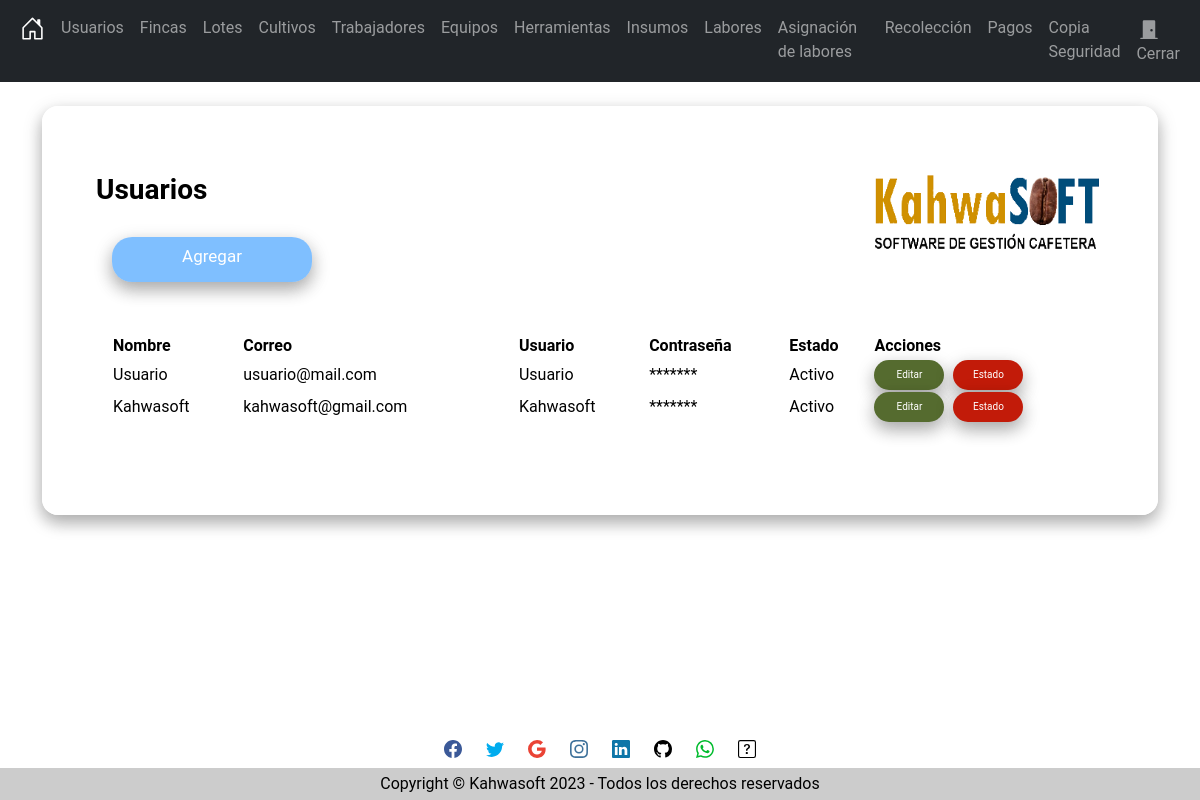
The page /secciones/Usuarios/index.php (signed in) on the database its author committed.
### tables this page shows
CREATE TABLE `usuarios` (
  `Id` int(11) NOT NULL AUTO_INCREMENT,
  `Nombre` varchar(255) NOT NULL,
  `Correo` varchar(255) NOT NULL,
  `Usuario` varchar(255) NOT NULL,
  `Password` longblob NOT NULL,
  `Estado` tinyint(1) NOT NULL,
  `Codigo` varchar(10) NOT NULL,
  `Fecha_Codigo` varchar(30) NOT NULL,
  PRIMARY KEY (`Id`),
  UNIQUE KEY `Nombre` (`Nombre`),
  UNIQUE KEY `Correo` (`Correo`)
);

### secciones/Usuarios/index.php (the view, shortened to what this page needs)
<?php
    include("../../bd.php");
    $sentencia = $conexion->prepare("SELECT * FROM `usuarios`");
    $sentencia->execute();
    $usuarios = $sentencia->fetchall(PDO::FETCH_ASSOC);
?>
<?php include("../../templates/header.php"); ?>
<br/>
    <div class="card">
        <div class="content">
            <div class="title">
                <h3 id="Titulo"><strong>Usuarios</strong><img src="../../Img/Logo.png" width="230" height="80" align="right"></h3>
            </div>
            <div class="card-body">
                <a name="" id="btncrear" class="btn" title="Agregar" href="crear.php" role="button">Agregar</a>
                <div class="table-responsive-sm">
                    <table  id="tabla_id" class="display nowrap" style="width:100%">
                        <thead>
                            <tr>
                                <th scope="col">Nombre</th>
                                <th scope="col">Correo</th>
                                <th scope="col">Usuario</th>
                                <th scope="col">Contraseña</th>
                                <th scope="col">Estado</th>
                                <th scope="col">Acciones</th>
                            </tr>
                        </thead>
                        <tbody>
                            <?php foreach($usuarios as $usuario) {?>
                                <tr class="">
                                    <td><?php echo $usuario['Nombre'];?></td>
                                    <td><?php echo $usuario['Correo'];?></td>
                                    <td><?php echo $usuario['Usuario'];?></td>
                                    <td>*******</td>
                                    <?php if($usuario['Estado']==1){ ?>
                                        <td>Activo</td>
                                    <?php }?>
                                    <td> <a id="editar" class="btn" title="Editar" href="editar.php?txtID=<?php echo $usuario['Id']; ?>" role="button">Editar</a>
                                    <a id="borrar" class="btn" title="Estado" href="javascript:borrar(<?php echo $usuario['Id']; ?>);" role="button">Estado</a>
                                    </td>
                                </tr>
                            <?php }?>
                        </tbody>
                    </table>
                </div>
            </div>
        </div>
    </div>
<?php include("../../templates/footer.php"); ?>
<?php include("../../templates/socfooter.php"); ?>

### Css/Styles.css (style rules this page uses)
body { margin-bottom: 60px; margin: 0; padding: 0; background-image: url(../Img/Fondo.png); background-repeat: no-repeat; background-attachment: fixed; background-size: 100% 100%; font-family: 'Roboto', 'sans-serif'; height: 100vh; }
.card { width: 100%; max-width: 400%; color: #000000; padding: 50px 35px; border: 1px solid rgba(255,255, 255, 0.70); background: rgba(255, 255, 255, 0.70); border-radius: 16px; box-shadow: 0 8px 16px 0 rgba(0,0,0,0.2), 0 6px 20px 0 rgba(0,0,0,0.19); }
#btncrear { margin-top: 30px; background: rgba(0, 128, 255, 0.5); border-radius: 20px; box-shadow: 5px 5px #B2BABB; color: white; width: 200px; height: 45px; font-size: 17px; margin-top: 5px; margin-right: 5px; margin-bottom: 35px; margin-left: 18px; box-shadow: 0 8px 16px 0 rgba(0,0,0,0.2), 0 6px 20px 0 rgba(0,0,0,0.19); }
#Titulo { margin-top: 16px; margin-right: 20px; margin-bottom: 9px; margin-left: 18px; font-family: 'Roboto', sans-serif; }
#editar { background: rgb(85, 107, 47); border-radius: 20px; box-shadow: 0 8px 16px 0 rgba(0,0,0,0.2), 0 6px 20px 0 rgba(0,0,0,0.19); color: white; width: 70px; height: 30px; font-size: 10px; margin-right: 5px; }
#borrar { background: #c21b09; border-radius: 20px; box-shadow: 0 8px 16px 0 rgba(0,0,0,0.2), 0 6px 20px 0 rgba(0,0,0,0.19); color: white; width: 70px; height: 30px; font-size: 10px; }
#tabla_id { margin-top: 16px; margin-right: 20px; margin-bottom: 25px; margin-left: 18px; }

### rows shown on the page
usuarios: Nombre "Usuario", Correo "usuario@mail.com", Usuario "Usuario", Estado "Activo"
usuarios: Nombre "Kahwasoft", Correo "kahwasoft@gmail.com", Usuario "Kahwasoft", Estado "Activo"
